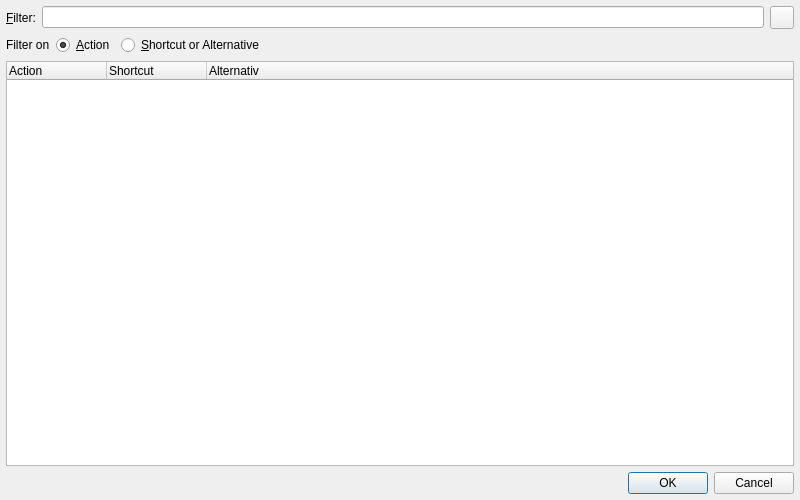
<?xml version="1.0" encoding="UTF-8"?>
<ui version="4.0">
 <class>ShortcutsDialog</class>
 <widget class="QDialog" name="ShortcutsDialog">
  <property name="geometry">
   <rect>
    <x>0</x>
    <y>0</y>
    <width>800</width>
    <height>500</height>
   </rect>
  </property>
  <property name="windowTitle">
   <string>Keyboard Shortcuts</string>
  </property>
  <layout class="QVBoxLayout" name="verticalLayout">
   <item>
    <layout class="QHBoxLayout" name="horizontalLayout">
     <item>
      <widget class="QLabel" name="label">
       <property name="text">
        <string>&amp;Filter:</string>
       </property>
       <property name="buddy">
        <cstring>searchEdit</cstring>
       </property>
      </widget>
     </item>
     <item>
      <widget class="QLineEdit" name="searchEdit">
       <property name="toolTip">
        <string>Enter the regular expression that should be contained in the shortcut action</string>
       </property>
      </widget>
     </item>
     <item>
      <widget class="QToolButton" name="clearSearchButton">
       <property name="toolTip">
        <string>Press to clear the search edit</string>
       </property>
       <property name="text">
        <string/>
       </property>
      </widget>
     </item>
    </layout>
   </item>
   <item>
    <layout class="QHBoxLayout" name="horizontalLayout_2">
     <item>
      <widget class="QLabel" name="label_2">
       <property name="text">
        <string>Filter on</string>
       </property>
      </widget>
     </item>
     <item>
      <widget class="QRadioButton" name="actionButton">
       <property name="toolTip">
        <string>Select to filter based on the actions</string>
       </property>
       <property name="text">
        <string>&amp;Action</string>
       </property>
       <property name="checked">
        <bool>true</bool>
       </property>
      </widget>
     </item>
     <item>
      <widget class="QRadioButton" name="shortcutButton">
       <property name="toolTip">
        <string>Select to filter based on shortcut or alternative shortcut</string>
       </property>
       <property name="text">
        <string>&amp;Shortcut or Alternative</string>
       </property>
      </widget>
     </item>
     <item>
      <spacer name="horizontalSpacer">
       <property name="orientation">
        <enum>Qt::Horizontal</enum>
       </property>
       <property name="sizeHint" stdset="0">
        <size>
         <width>40</width>
         <height>20</height>
        </size>
       </property>
      </spacer>
     </item>
    </layout>
   </item>
   <item>
    <widget class="QTreeWidget" name="shortcutsList">
     <property name="toolTip">
      <string>This list shows all keyboard shortcuts.</string>
     </property>
     <property name="whatsThis">
      <string>&lt;b&gt;Keyboard Shortcuts List&lt;/b&gt;
&lt;p&gt;This list shows all keyboard shortcuts defined in the application. Double click an entry in order to change the respective shortcut. Alternatively, the shortcut might be changed by editing the key sequence in the respective column.&lt;/p&gt;</string>
     </property>
     <property name="alternatingRowColors">
      <bool>true</bool>
     </property>
     <column>
      <property name="text">
       <string>Action</string>
      </property>
     </column>
     <column>
      <property name="text">
       <string>Shortcut</string>
      </property>
     </column>
     <column>
      <property name="text">
       <string>Alternativ</string>
      </property>
     </column>
    </widget>
   </item>
   <item>
    <widget class="QDialogButtonBox" name="buttonBox">
     <property name="orientation">
      <enum>Qt::Horizontal</enum>
     </property>
     <property name="standardButtons">
      <set>QDialogButtonBox::Cancel|QDialogButtonBox::Ok</set>
     </property>
    </widget>
   </item>
  </layout>
 </widget>
 <layoutdefault spacing="6" margin="6"/>
 <pixmapfunction>qPixmapFromMimeSource</pixmapfunction>
 <tabstops>
  <tabstop>searchEdit</tabstop>
  <tabstop>clearSearchButton</tabstop>
  <tabstop>actionButton</tabstop>
  <tabstop>shortcutButton</tabstop>
  <tabstop>shortcutsList</tabstop>
  <tabstop>buttonBox</tabstop>
 </tabstops>
 <resources/>
 <connections>
  <connection>
   <sender>buttonBox</sender>
   <signal>rejected()</signal>
   <receiver>ShortcutsDialog</receiver>
   <slot>reject()</slot>
   <hints>
    <hint type="sourcelabel">
     <x>69</x>
     <y>457</y>
    </hint>
    <hint type="destinationlabel">
     <x>77</x>
     <y>477</y>
    </hint>
   </hints>
  </connection>
 </connections>
</ui>
